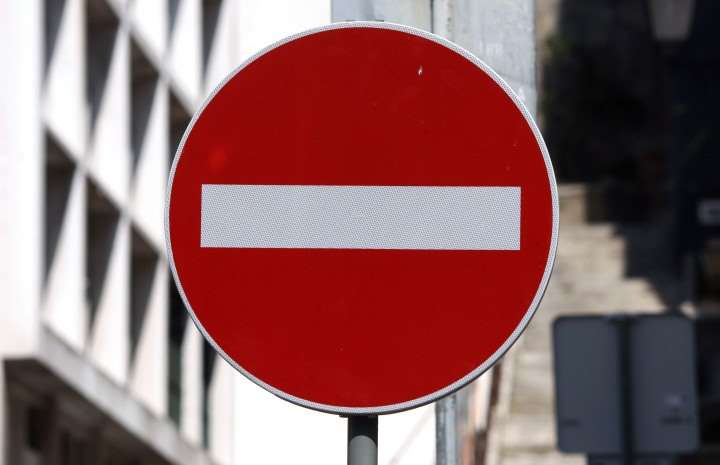
#> input picture image.jpeg, 720 x 465 px
$ python -i image_manipulation.py   (imports and definitions only)
#> lines starting #> are read from the running program, lines starting #| are printed output that depends on the picture
#> further down, picture is the input picture: shape (465, 720, 3); mean B, G, R 100.3, 98.7, 139.2
import cv2 as cv
import numpy as np

# [11 lines left out: function scale_image, not called in this run]


def hist_eq_val(img):
    hsv = cv.cvtColor(img, cv.COLOR_BGR2HSV)
#> hsv: shape (465, 720, 3); mean H, S, V 61.3, 92.9, 142.6
    h, s, v = cv.split(hsv)
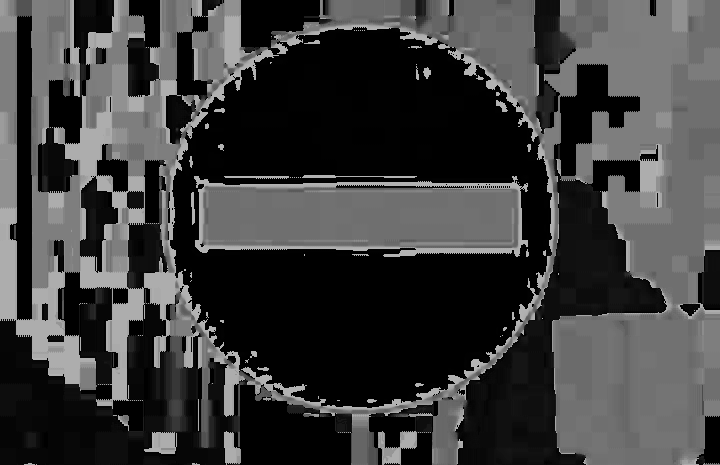
#> h: shape (465, 720); min 0, max 179, mean 61.3
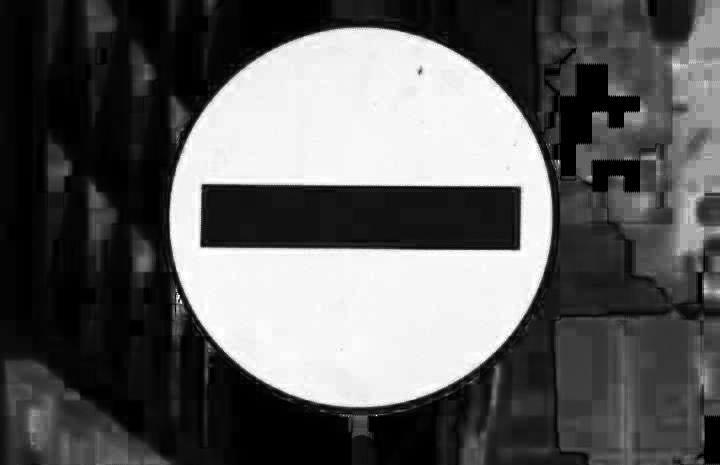
#> s: shape (465, 720); min 0, max 255, mean 92.9
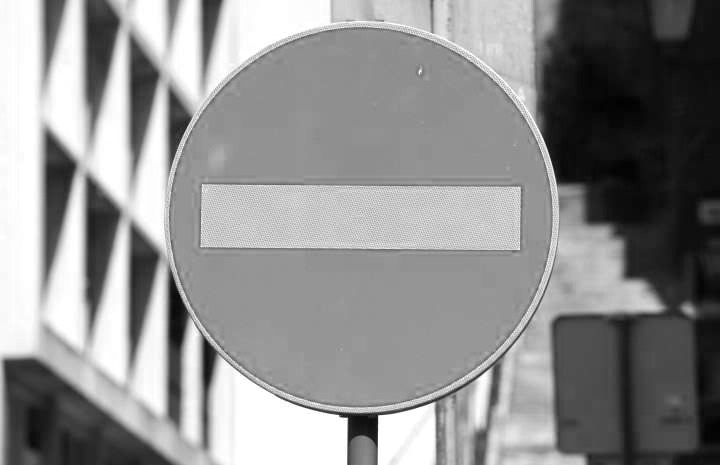
#> v: shape (465, 720); min 1, max 255, mean 142.6
    new_v = cv.equalizeHist(v)
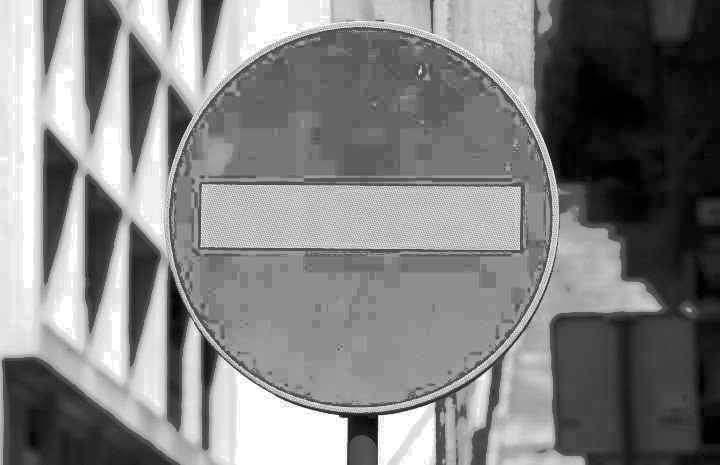
#> new_v: shape (465, 720); min 0, max 255, mean 129.4
    hsv_eq = cv.merge([h, s, new_v])
#> hsv_eq: shape (465, 720, 3); mean H, S, V 61.3, 92.9, 129.4
    bgr_eq = cv.cvtColor(hsv_eq, cv.COLOR_HSV2BGR)
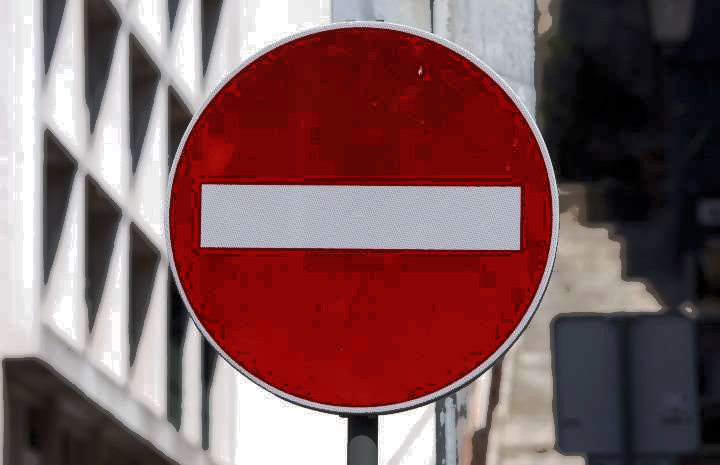
#> bgr_eq: shape (465, 720, 3); mean B, G, R 93.1, 91.4, 126.1
    return bgr_eq


# [70 lines left out: functions hist_eq_sat, non_linear_sat, increase_sat, stretch_sat, show_sat, circular_section and 1 more, not called in this run]

>>> import cv2
>>> picture = cv2.imread('../image.jpeg')
>>> result = hist_eq_val(picture)
